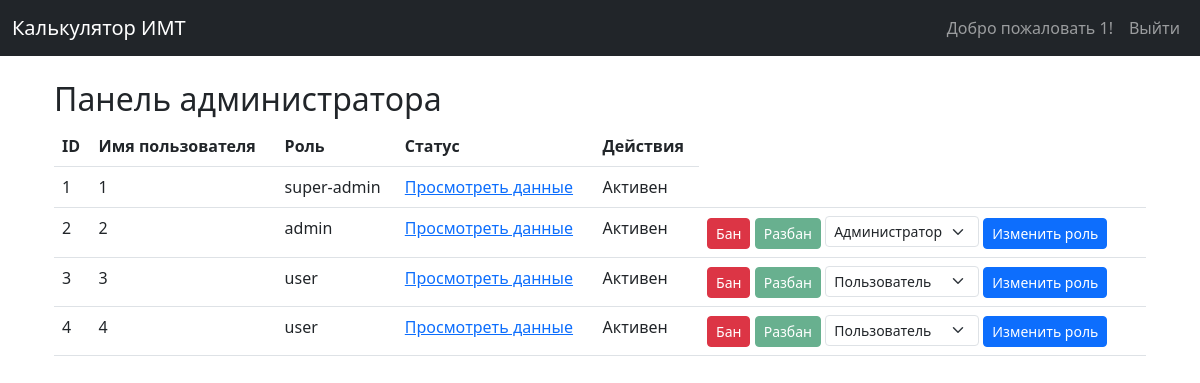
Page /admin (signed in) on the earlier database version.
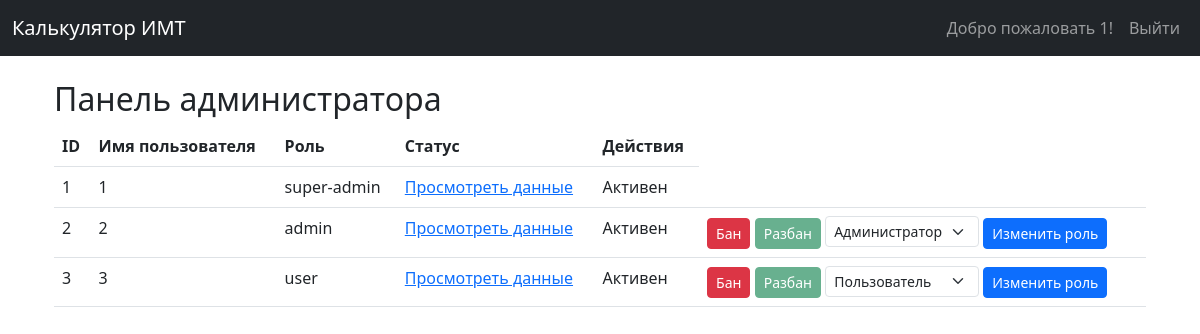
Same page on the later database version.
### models.py (models this page shows, shortened)
class User(db.Model):
    __tablename__ = 'users'  # Имя таблицы
    id = db.Column(db.Integer, primary_key=True)
    username = db.Column(db.String(80), unique=True, nullable=False)
    password = db.Column(db.String(128), nullable=False)  # Поле для обычного пароля
    role_id = db.Column(db.Integer, db.ForeignKey('roles.id'), nullable=False)
    role = db.relationship('Role', back_populates='users')
    is_banned = db.Column(db.Boolean, default=False)
    ban_reason = db.Column(db.String(255), nullable=True)

class Role(db.Model):
    __tablename__ = 'roles'
    id = db.Column(db.Integer, primary_key=True)
    name = db.Column(db.String(20), unique=True, nullable=False)
    users = db.relationship('User', back_populates='role')  # Связываем с User

### app.py (the view)
@app.route('/admin')
@role_required(['admin', 'super-admin'])
def admin_panel():
    users = User.query.options(db.joinedload(User.role)).all()
    return render_template('admin.html', users=users)

### app.py (called while the page is built, shortened)
@app.before_request
def check_user_block_status():
    if 'user_id' in session:
        user = db.session.get(User, session['user_id'])

def role_required(roles):
    def decorator(f):
        @wraps(f)
        def decorated_function(*args, **kwargs):
            if 'user_id' not in session:
                flash("Пожалуйста, войдите в систему.", "danger")
                return redirect(url_for('login'))
            user = db.session.get(User, session['user_id'])
            if user.role.name not in roles:
                flash("У вас недостаточно прав для выполнения этого действия.", "danger")
                return redirect(request.referrer or url_for('index'))
            return f(*args, **kwargs)
        return decorated_function
    return decorator

### templates/admin.html
{% extends 'base.html' %}
{% block content %}
<div class="container">
    <h2>Панель администратора</h2>
    <table class="table">
        <thead>
            <tr>
                <th>ID</th>
                <th>Имя пользователя</th>
                <th>Роль</th>
                <th>Статус</th>
                <th>Действия</th>
            </tr>
        </thead>
        <tbody>
            {% for user in users %}
            <tr>
                <td>{{ user.id }}</td>
                <td>{{ user.username }}</td>
                <td>{{ user.role.name }}</td>
                <td>
    <a href="{{ url_for('view_user_data', user_id=user.id) }}">Просмотреть данные</a>
</td>
                <td>{{ 'Забанен' if user.is_banned else 'Активен' }}</td>
                <td>
                    {% if user.role.name != 'super-admin' %}
                    <form action="{{ url_for('ban_user', user_id=user.id) }}" method="post" style="display:inline;">
                        <button class="btn btn-danger btn-sm" {% if user.is_banned %}disabled{% endif %}>Бан</button>
                    </form>
                    <form action="{{ url_for('unban_user', user_id=user.id) }}" method="post" style="display:inline;">
                        <button class="btn btn-success btn-sm" {% if not user.is_banned %}disabled{% endif %}>Разбан</button>
                    </form>
                    {% endif %}
                    {% if session['user_id'] == user.id or user.role.name == 'super-admin' %}
                    {% else %}
                    <form action="{{ url_for('change_role', user_id=user.id) }}" method="post" style="display:inline;">
                        <select name="role" class="form-select form-select-sm" style="display:inline; width: auto;">
                            <option value="user" {% if user.role.name == 'user' %}selected{% endif %}>Пользователь</option>
                            <option value="admin" {% if user.role.name == 'admin' %}selected{% endif %}>Администратор</option>
                        </select>
                        <button class="btn btn-primary btn-sm">Изменить роль</button>
                    </form>
                    {% endif %}
                </td>
            </tr>
            {% endfor %}
        </tbody>
    </table>
</div>
{% endblock %}

Differences in the rows shown:
removed User: id "4", username "4", role.name "user", is_banned "Активен", role "Пользователь"
